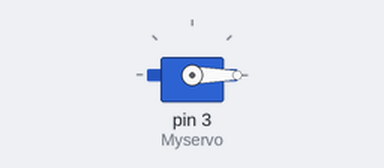
Bench run of a sketch on a simulated Arduino Uno, built with avr-gcc and run on an emulated ATmega328P. On the bench: servo.

Above: at 0.05 s.
At 2.3 s:
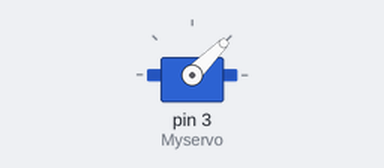
At 4.55 s:
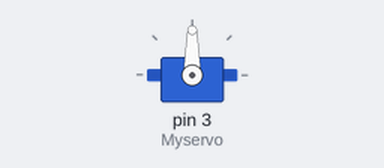
At 9.05 s:
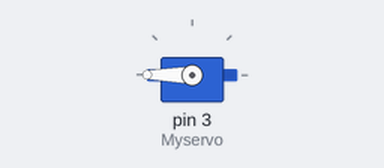
Timing chart, 0 to 11.8 s (numbered marks = the images above):
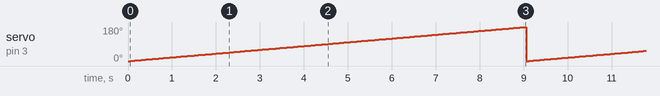

The sketch:

Servo.ino
```cpp
#include<Servo.h>
Servo Myservo;
int pos;
void setup()
{
  Myservo.attach(3);
}
void loop()
{
  for ( pos = 0; pos <= 180; pos++) {
    Myservo.write(pos);
    delay(50);
  }
  for (pos = 180; pos <= 0; pos--) {
    Myservo.write(pos);
    delay(2);
 }
//  for (pos = 180; pos >= 90; pos--) {
//    Myservo.write(pos);
//    delay(5);
//  }
//  for (pos = 90; pos >= 0; pos--) {
//    Myservo.write(pos);
//    delay(5);
//  }
}
```

Measured:
- by itself, servo on pin 3 (Myservo): ramps from 0° to 180° and jumps back, once every 9.1 s
